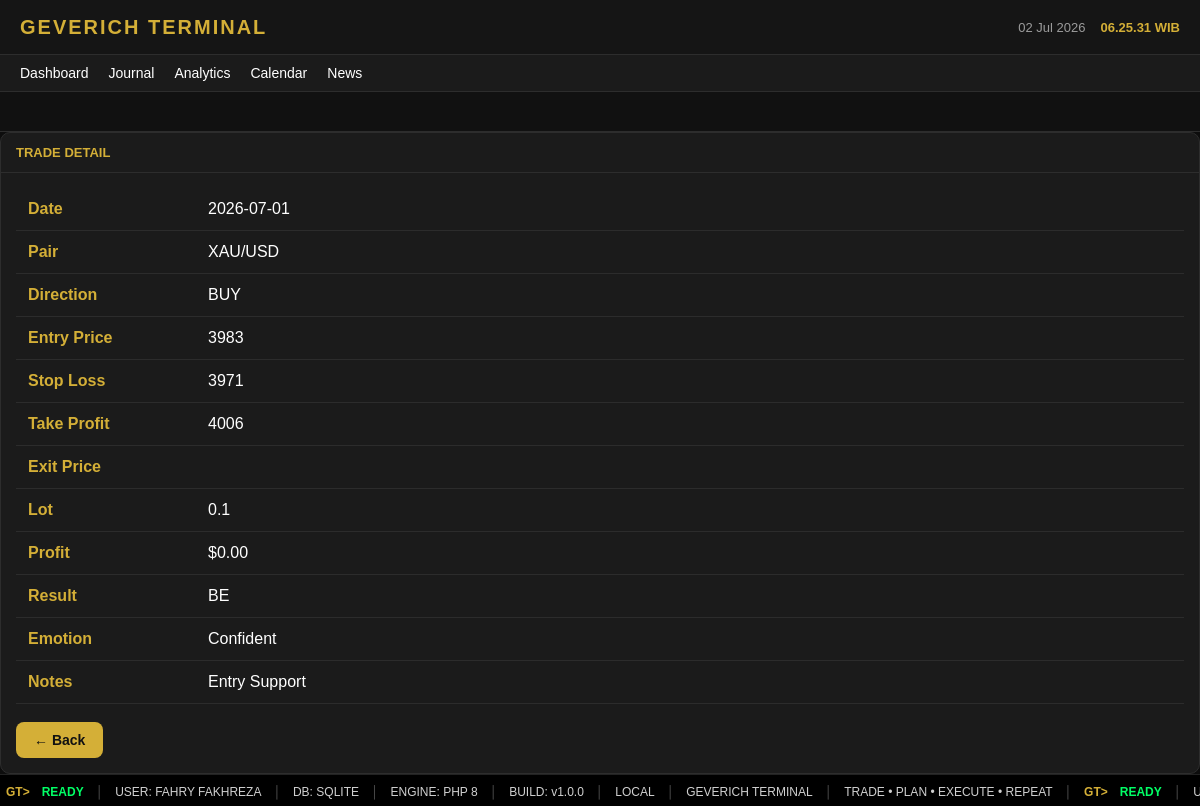
/?page=trade-view&id=23, run on an earlier commit of the app's database.
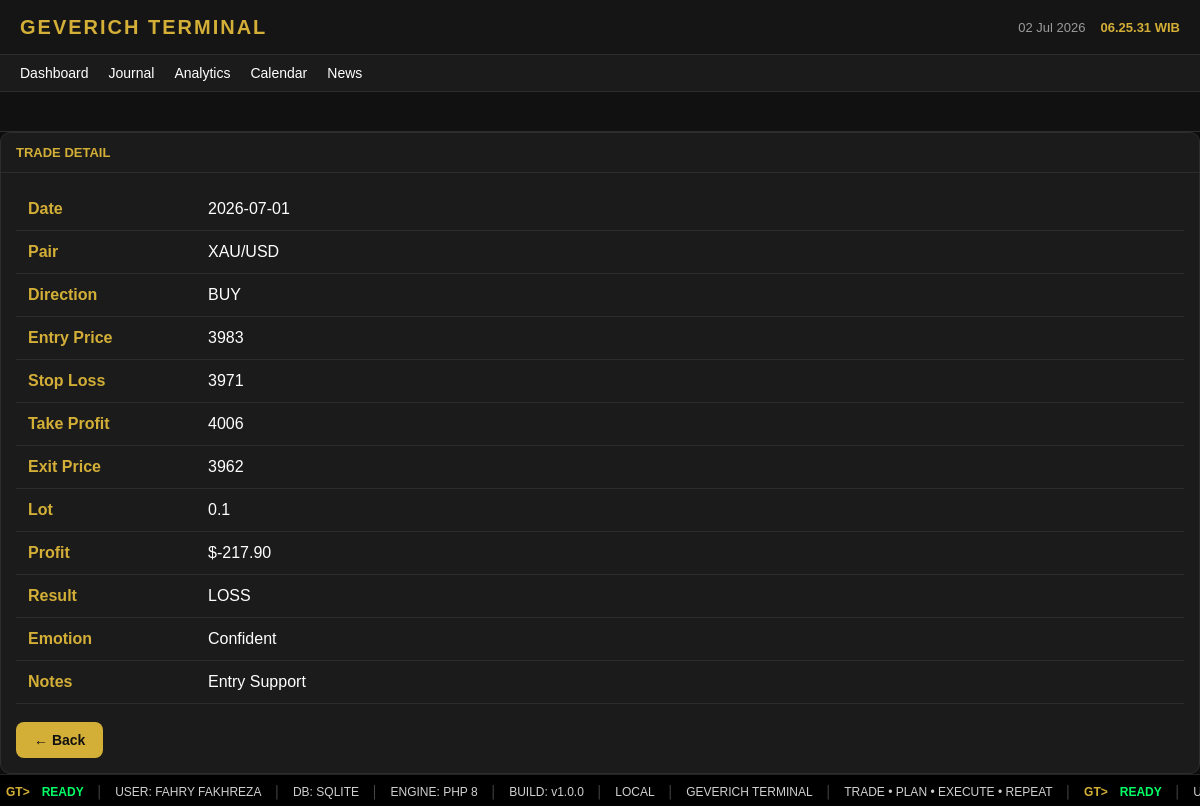
And on a later commit of the database.
### tables this page shows
CREATE TABLE trades (

id INTEGER PRIMARY KEY AUTOINCREMENT,

tanggal TEXT NOT NULL,

pair TEXT NOT NULL,

direction TEXT NOT NULL,

entry_price REAL NOT NULL,

sl REAL,

tp REAL,

exit_price REAL,

lot REAL,

profit_usd REAL DEFAULT 0,

hasil TEXT,

emotion TEXT,

note TEXT,

created_at DATETIME DEFAULT CURRENT_TIMESTAMP

);

### pages/trade-view.php (the view, shortened to what this page needs)
<?php
$db=getDB();
$id=$_GET['id'] ?? 0;
$stmt=$db->prepare("
SELECT *
FROM trades
WHERE id=?
");
$stmt->execute([$id]);
$trade=$stmt->fetch();
?>
<div class="card">
    <div class="panel-title">
        TRADE DETAIL
    </div>
    <div class="panel-content">
        <table class="detail-table">
            <tr>
                <td>Date</td>
                <td><?= $trade['tanggal'] ?></td>
            </tr>
            <tr>
                <td>Pair</td>
                <td><?= $trade['pair'] ?></td>
            </tr>
            <tr>
                <td>Direction</td>
                <td><?= $trade['direction'] ?></td>
            </tr>
            <tr>
                <td>Entry Price</td>
                <td><?= $trade['entry_price'] ?></td>
            </tr>
            <tr>
                <td>Stop Loss</td>
                <td><?= $trade['sl'] ?></td>
            </tr>
            <tr>
                <td>Take Profit</td>
                <td><?= $trade['tp'] ?></td>
            </tr>
            <tr>
                <td>Exit Price</td>
                <td><?= $trade['exit_price'] ?></td>
            </tr>
            <tr>
                <td>Lot</td>
                <td><?= $trade['lot'] ?></td>
            </tr>
            <tr>
                <td>Profit</td>
                <td>$<?= number_format((float)$trade['profit_usd'],2) ?></td>
            </tr>
            <tr>
                <td>Result</td>
                <td><?= $trade['hasil'] ?></td>
            </tr>
            <tr>
                <td>Emotion</td>
                <td><?= $trade['emotion'] ?></td>
            </tr>
            <tr>
                <td>Notes</td>
                <td><?= nl2br(htmlspecialchars($trade['note'])) ?></td>
            </tr>
        </table>
        <br>
        <a href="?page=journal" class="btn btn-primary">
            ← Back
        </a>
    </div>
</div>

What changed in the data, as far as the page shows it:
changed trades "XAU/USD": exit_price (not shown) → "3962"; profit_usd "0.00" → "-217.90"; hasil "BE" → "LOSS"
